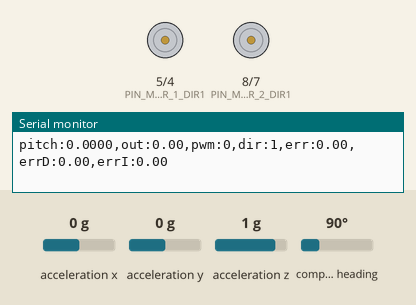
This sketch was run on a simulated Arduino Uno, built with avr-gcc and run on an emulated ATmega328P. Parts: motor-driver pin pairs drawn as motors (green arrow = first pin HIGH = forward, orange = second pin HIGH = backward, longer = more drive, scaled by the enable pin), the last lines printed to the serial monitor. Inputs (shaded band) come from the test bench; at power-on: acceleration y 0 g, acceleration x 0 g, acceleration z 1 g, compass heading 90°.

Above: at 1.3 s.
1.4 s: acceleration y set to -0.8 g
At 1.7 s:
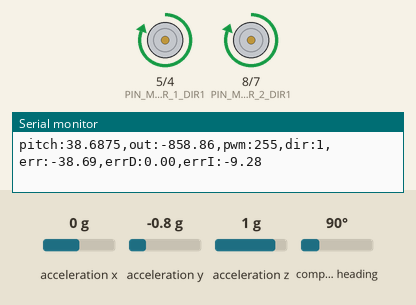
2.9 s: acceleration y set to 0.8 g
At 4.9 s:
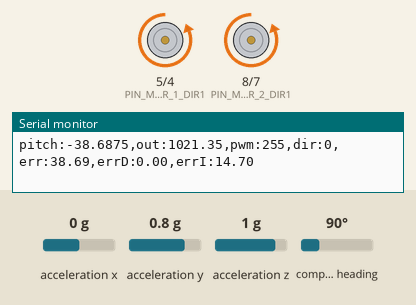
5.5 s: acceleration y set to -0.8 g
At 6.03 s:
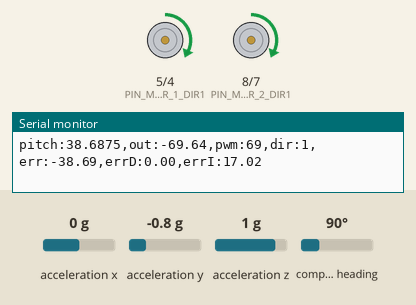
7.6 s: acceleration y set to 1.1 g
9.5 s: acceleration y set to -1.4 g
Timing chart, 0 to 12.4 s (numbered marks = the images above; inputs shaded):
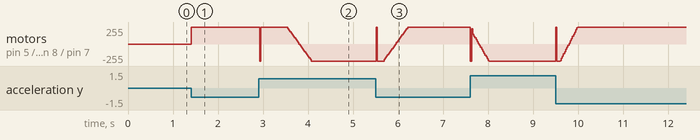

Measured:
- after the input at 1.4 s, motor on pin 5 (PIN_MOTOR_1_DIR1) / pin 4 (PIN_MOTOR_1_DIR2), motor on pin 8 (PIN_MOTOR_2_DIR1) / pin 7 (PIN_MOTOR_2_DIR2): stopped → forward 255/255 at once

The sketch:

balance-bot-arduino.ino
```cpp
#include <Wire.h>
#include <Adafruit_Sensor.h>
#include <Adafruit_BNO055.h>
#include <utility/imumaths.h>

/*
Balance Bot Arduino firmware

- Reads pitch angle from BNO055 IMU board
- Runs a PID control loop to optimize pitch error
- Outputs control values to L298N motor driver
*/

#define TICK_RATE 20
Adafruit_BNO055 bno = Adafruit_BNO055(55, 0x28);

#define PIN_MOTOR_1_EN 6
#define PIN_MOTOR_1_DIR1 5
#define PIN_MOTOR_1_DIR2 4

#define PIN_MOTOR_2_EN 9
#define PIN_MOTOR_2_DIR1 8
#define PIN_MOTOR_2_DIR2 7

float pitch = 0.0f;
float targetPitch = 0.0f;
float rawOut = 0.0f;

float err = 0.0f;
float errLast = 0.0f;
float errD = 0.0f;
float errI = 0.0f;
float errISaturation = 255.0f;
float kp = 15.0f;
float ki = 30.0f;
float kd = 0.5f;

void setup() {
  // Init motor driver
  pinMode(PIN_MOTOR_1_EN, OUTPUT);
  pinMode(PIN_MOTOR_1_DIR1, OUTPUT);
  pinMode(PIN_MOTOR_1_DIR2, OUTPUT);
  pinMode(PIN_MOTOR_2_EN, OUTPUT);
  pinMode(PIN_MOTOR_2_DIR1, OUTPUT);
  pinMode(PIN_MOTOR_2_DIR2, OUTPUT);


  // Init serial debugging
  Serial.begin(115200);
//  while (!Serial) {
//    delay(10);
//  }

  // Init IMU
  bno.begin();
  delay(100);
  bno.setExtCrystalUse(true);
}

void loop() {
  // Get latest pose from BNO055
  sensors_event_t event;
  bno.getEvent(&event);

  // Debug: Output pitch (Z)
  pitch = event.orientation.z;
  Serial.print("pitch:");
  Serial.print(pitch, 4);

  // Iterate PID loop
  float dt = 0.02f;
  errLast = err;
  err = targetPitch - pitch;
  errD = (err - errLast) / dt;
  errI = constrain(errI + (err * dt), -errISaturation, errISaturation);
  rawOut = (err * kp) + (errD * kd) + (errI * ki);

  if (abs(err) < 1.0f) {
     errI = 0.0f;
  }

  // Write motor outputs
  bool dir = true;
  if (rawOut > 0.0f) {
    dir = false;
  }
  int pwm = constrain(0 + (int)(abs(rawOut)), 0, 255);
  digitalWrite(PIN_MOTOR_1_DIR1, dir);
  digitalWrite(PIN_MOTOR_1_DIR2, !dir);
  digitalWrite(PIN_MOTOR_2_DIR1, dir);
  digitalWrite(PIN_MOTOR_2_DIR2, !dir);
  analogWrite(PIN_MOTOR_1_EN, pwm);
  analogWrite(PIN_MOTOR_2_EN, pwm);
  Serial.print(",out:");
  Serial.print(rawOut);
  Serial.print(",pwm:");
  Serial.print(pwm);
  Serial.print(",dir:");
  Serial.print(dir);
  Serial.print(",err:");
  Serial.print(err);
  Serial.print(",errD:");
  Serial.print(errD);
  Serial.print(",errI:");
  Serial.print(errI);

  Serial.println("");
  delay(TICK_RATE);
}
```
